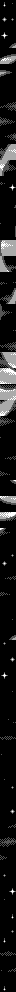

A 2D game scene composited from a Tiled map and its tileset images. What follows is a short description and the map's XML, with every tile layer's data as written:
An orthogonal 2x124 tile map with 8x8 px tiles, 1 tile layer (metatiles).

<map height="124" orientation="orthogonal" renderorder="right-down" tileheight="8" tilewidth="8" width="2">
	<tileset firstgid="1" tilewidth="8" tileheight="8">
		<image source="../../../gfx/tilesets/gfx_017_6e2e.png" />
	</tileset>
	<layer height="124" id="1" name="metatiles" width="2">
		<data encoding="csv">
2, 4,
3, 3,
5, 6,
3, 3,
7, 3,
3, 8,
9, 11,
10, 12,
13, 15,
14, 16,
3, 3,
3, 3,
3, 18,
17, 19,
20, 22,
21, 23,
3, 25,
24, 26,
27, 29,
28, 30,
31, 33,
32, 34,
35, 3,
36, 7,
3, 3,
3, 37,
3, 3,
22, 3,
3, 38,
3, 39,
40, 42,
41, 43,
44, 3,
45, 46,
3, 3,
47, 48,
49, 51,
50, 52,
53, 22,
54, 55,
3, 3,
3, 48,
3, 18,
56, 19,
57, 59,
58, 60,
61, 63,
62, 64,
65, 66,
43, 67,
68, 70,
69, 71,
72, 74,
73, 3,
75, 3,
3, 3,
3, 3,
48, 56,
22, 3,
76, 77,
3, 78,
3, 3,
79, 80,
3, 81,
82, 84,
83, 85,
86, 87,
3, 3,
3, 3,
3, 6,
5, 3,
3, 3,
48, 56,
3, 3,
76, 77,
3, 3,
3, 3,
3, 4,
3, 3,
3, 8,
6, 3,
3, 3,
3, 5,
3, 3,
7, 3,
3, 3,
3, 4,
3, 3,
3, 3,
3, 22,
3, 48,
3, 3,
56, 76,
3, 3,
77, 3,
3, 3,
3, 3,
4, 3,
3, 6,
3, 3,
3, 3,
3, 5,
3, 3,
3, 17,
18, 20,
19, 21,
22, 3,
23, 3,
3, 3,
6, 3,
3, 3,
3, 7,
4, 3,
3, 3,
3, 2,
3, 3,
3, 6,
2, 3,
3, 22,
56, 76,
3, 3,
77, 17,
3, 3,
2, 3</data>
	</layer>
</map>
